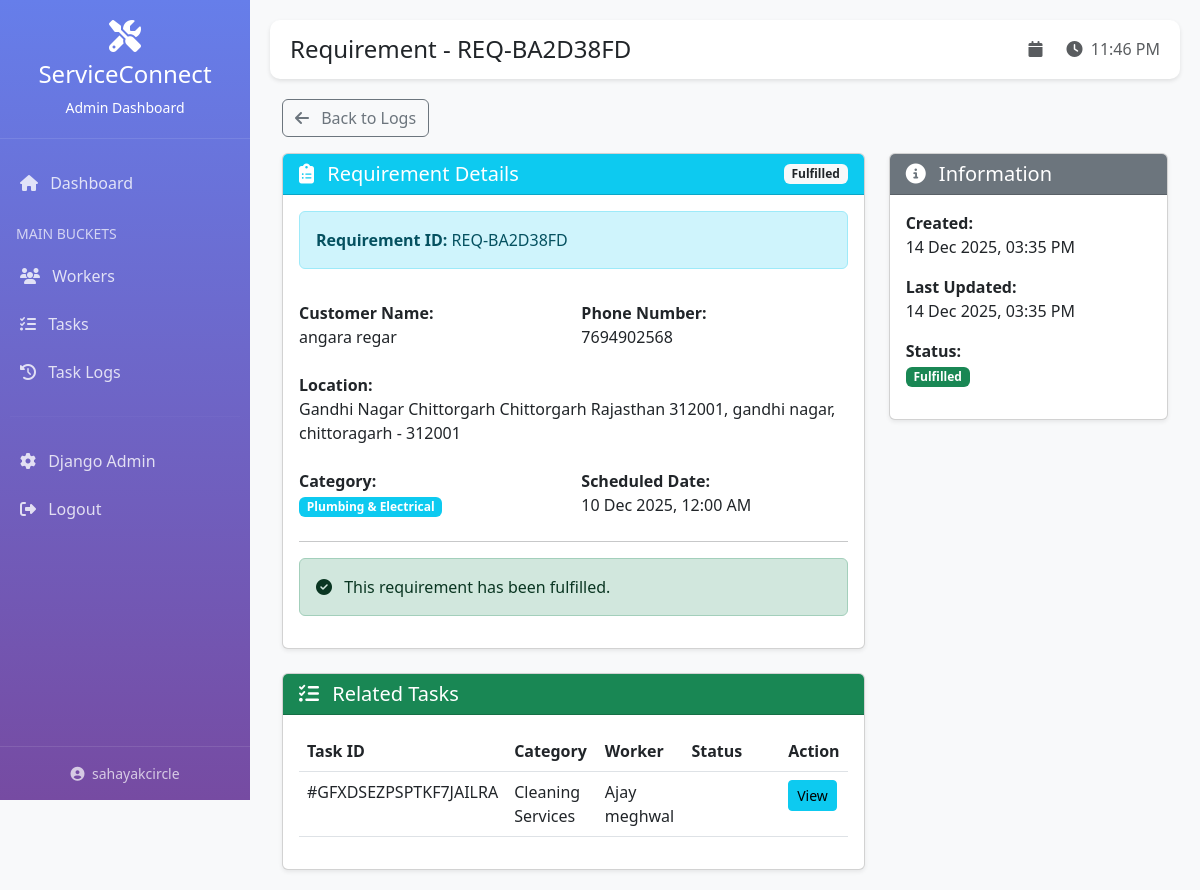
Page /dashboard/requirements/M1PVG23R76KY8J2/ (signed in) on the committed database.
### apps/requirements/models.py (models this page shows, shortened)
class Requirement(models.Model):
    id = models.CharField(
        primary_key=True,
        max_length=25,
        editable=False,
        unique=True
    )
    requirement_id = models.CharField(max_length=100, unique=True)
    name = models.CharField(max_length=200)
    number = models.CharField(max_length=15)
    location = models.TextField()
    category = models.ForeignKey(
        'categories.Category',
        on_delete=models.SET_NULL,
        null=True,
        related_name='requirements'
    )
    worker = models.ForeignKey(
        'workers.Worker',
        on_delete=models.SET_NULL,
        null=True,
        blank=True,
        related_name='requirements'
    )
    status = models.CharField(max_length=20, default='pending')
    scheduled_date = models.DateTimeField(blank=True, null=True)
    created_at = models.DateTimeField(auto_now_add=True)
    updated_at = models.DateTimeField(auto_now=True)

### apps/categories/models.py (models this page shows, shortened)
class Category(models.Model):
    id = models.CharField(
        primary_key=True,
        max_length=25,
        editable=False,
        unique=True
    )
    name = models.CharField(max_length=200)
    code = models.CharField(max_length=50, unique=True)
    category_type = models.CharField(
        max_length=20,
        choices=(('primary', 'Primary Category'), ('subcategory', 'Subcategory')),
        default='primary'
    )
    priority = models.IntegerField(default=0)
    parent = models.ForeignKey(
        'self',
        on_delete=models.CASCADE,
        null=True,
        blank=True,
        related_name='subcategories',
        limit_choices_to={'category_type': 'primary'}
    )
    created_at = models.DateTimeField(auto_now_add=True)
    updated_at = models.DateTimeField(auto_now=True)
    class Meta:
        db_table = 'categories'
        ordering = ['priority', 'name']

### apps/tasks/models.py (models this page shows, shortened)
class Task(models.Model):
    id = models.CharField(
        primary_key=True,
        max_length=25,
        editable=False,
        unique=True
    )
    STATUS_CHOICES = (
        ('pending', 'Pending'),
        ('scheduled', 'Scheduled'),
        ('active', 'Active'),
        ('completed', 'Completed'),
        ('cancelled', 'Cancelled'),
    )
    cust_name = models.CharField(max_length=200)
    cust_phone = models.CharField(max_length=15)
    cust_whatsapp = models.CharField(max_length=15, blank=True, null=True)
    cust_location = models.TextField()
    pincode = models.CharField(max_length=10)
    location = models.ForeignKey(
        Location,
        on_delete=models.SET_NULL,
        null=True,
        blank=True,
        related_name='tasks'
    )
    requirement = models.ForeignKey(
        Requirement,
        on_delete=models.SET_NULL,
        null=True,
        blank=True,
        related_name='tasks'
    )
    category = models.ForeignKey(
        Category,
        on_delete=models.SET_NULL,
        null=True,
        related_name='tasks'
    )
    subcategories = models.ManyToManyField(
        Category,
        blank=True,
        related_name='task_subcategories'
    )
    additional_info = models.TextField(blank=True, null=True)
    task_image = models.ImageField(upload_to='tasks/', blank=True, null=True)
    worker = models.ForeignKey(
        Worker,
        on_delete=models.SET_NULL,
        null=True,
        blank=True,
        related_name='assigned_tasks'
    )
    worker_name = models.CharField(max_length=200, blank=True, null=True)
    worker_phone = models.CharField(max_length=20, blank=True, null=True)
    worker_category = models.CharField(max_length=200, blank=True, null=True)
    schedule_date = models.DateTimeField(null=True, blank=True)
    day_service_done = models.DateField(null=True, blank=True)
    status = models.CharField(max_length=20, choices=STATUS_CHOICES, default='pending')
    payment_received_amt = models.DecimalField(max_digits=10, decimal_places=2, default=0)
    feedback = models.TextField(blank=True, null=True)
    rating = models.DecimalField(max_digits=3, decimal_places=2, null=True, blank=True)
    created_at = models.DateTimeField(auto_now_add=True)
    updated_at = models.DateTimeField(auto_now=True)
    class Meta:
        db_table = 'tasks'
        ordering = ['-created_at']

### apps/workers/models.py (models this page shows, shortened)
class Worker(models.Model):
    id = models.CharField(
        primary_key=True,
        max_length=25,     # safe for 20-char IDs
        editable=False,
        unique=True
    )
    VERIFICATION_STATUS = (
        ('verified', 'Verified'),
        ('rejected', 'Rejected'),
        ('under_review', 'Under Review'),
        ('pending', 'Pending'),
    )
    name = models.CharField(max_length=200)
    phone = models.CharField(max_length=15)
    whatsapp_no = models.CharField(max_length=15, blank=True, null=True)
    age = models.IntegerField(blank=True, null=True)
    aadhar_no = models.CharField(max_length=12, unique=True, blank=True, null=True)
    primary_category = models.ForeignKey(
        Category,
        on_delete=models.SET_NULL,
        null=True,
        related_name='primary_workers'
    )
    secondary_categories = models.ManyToManyField(
        Category,
        blank=True,
        related_name='secondary_workers'
    )
    location = models.ForeignKey(
        Location,
        on_delete=models.SET_NULL,
        null=True,
        blank=True
    )
    geo_location_link = models.URLField(blank=True, null=True)
    last_working_at = models.DateTimeField(blank=True, null=True)
    task_id_lst = models.TextField(blank=True, null=True)
    busy_dates = models.TextField(blank=True, null=True)
    ranking_score = models.DecimalField(max_digits=5, decimal_places=2, default=0)
    verification_status = models.CharField(
        max_length=20,
        choices=VERIFICATION_STATUS,
        default='pending'
    )
    aadhar_img_front = models.ImageField(upload_to='workers/aadhar/', blank=True, null=True)
    aadhar_img_back = models.ImageField(upload_to='workers/aadhar/', blank=True, null=True)
    selfie_img = models.ImageField(upload_to='workers/selfies/', blank=True, null=True)
    created_at = models.DateTimeField(auto_now_add=True)
    updated_at = models.DateTimeField(auto_now=True)
    class Meta:
        db_table = 'workers'
        ordering = ['-ranking_score', 'name']

### apps/dashboard/views.py (the view)
# urls.py: path('requirements/<str:pk>/', views.requirement_detail, name='requirement_detail'),
@login_required(login_url='dashboard:login')
def requirement_detail(request, pk):
    requirement = get_object_or_404(Requirement, pk=pk)
    related_tasks = Task.objects.filter(
        cust_name=requirement.name,
        cust_phone=requirement.number
    )
    context = {
        'requirement': requirement,
        'related_tasks': related_tasks,
    }
    return render(request, 'dashboard/requirement_detail.html', context)

### templates/dashboard/requirement_detail.html (shortened to what this page needs)
{% extends 'dashboard/base.html' %}
{% block page_title %}Requirement - {{ requirement.requirement_id }}{% endblock %}
{% block content %}
<div class="container-fluid">
    <div class="mb-3">
        <a href="{% url 'dashboard:task_log_history' %}" class="btn btn-outline-secondary">
            <i class="fas fa-arrow-left me-2"></i> Back to Logs
        </a>
    </div>
    <div class="row g-4">
        <div class="col-md-8">
            <div class="card shadow-sm">
                <div class="card-header bg-info text-white d-flex justify-content-between align-items-center">
                    <h5 class="mb-0"><i class="fas fa-clipboard-list me-2"></i> Requirement Details</h5>
                    <span class="badge bg-light text-dark">{{ requirement.status|title }}</span>
                </div>
                <div class="card-body">
                    <div class="row g-3">
                        <div class="col-md-12">
                            <div class="alert alert-info">
                                <strong>Requirement ID:</strong> {{ requirement.requirement_id }}
                            </div>
                        </div>
                        <div class="col-md-6">
                            <strong>Customer Name:</strong>
                            <p class="mb-2">{{ requirement.name }}</p>
                        </div>
                        <div class="col-md-6">
                            <strong>Phone Number:</strong>
                            <p class="mb-2">{{ requirement.number }}</p>
                        </div>
                        <div class="col-md-12">
                            <strong>Location:</strong>
                            <p class="mb-2">{{ requirement.location }}</p>
                        </div>
                        <div class="col-md-6">
                            <strong>Category:</strong>
                            <p class="mb-2">
                                {% if requirement.category %}
                                    <span class="badge bg-info">{{ requirement.category.name }}</span>
                                {% else %}
                                    N/A
                                {% endif %}
                            </p>
                        </div>
                        {% if requirement.scheduled_date %}
                        <div class="col-md-6">
                            <strong>Scheduled Date:</strong>
                            <p class="mb-2">{{ requirement.scheduled_date|date:"d M Y, h:i A" }}</p>
                        </div>
                        {% endif %}
                    </div>
                    <hr>
                    {% if requirement.status == 'pending' %}
                    <div class="alert alert-warning">
                        <i class="fas fa-exclamation-triangle me-2"></i>
                        This requirement is pending. Create a task to proceed.
                    </div>
                    <a href="{% url 'dashboard:task_create_from_requirement' requirement.id %}" class="btn btn-success">
                        <i class="fas fa-plus-circle me-2"></i> Create Task from Requirement
                    </a>
                    {% else %}
                    <div class="alert alert-success">
                        <i class="fas fa-check-circle me-2"></i>
                        This requirement has been fulfilled.
                    </div>
                    {% endif %}
                </div>
            </div>
            {% if related_tasks %}
            <div class="card shadow-sm mt-4">
                <div class="card-header bg-success text-white">
                    <h5 class="mb-0"><i class="fas fa-tasks me-2"></i> Related Tasks</h5>
                </div>
                <div class="card-body">
                    <div class="table-responsive">
                        <table class="table table-hover">
                            <thead>
                                <tr>
                                    <th>Task ID</th>
                                    <th>Category</th>
                                    <th>Worker</th>
                                    <th>Status</th>
                                    <th>Action</th>
                                </tr>
                            </thead>
                            <tbody>
                                {% for task in related_tasks %}
                                <tr>
                                    <td>#{{ task.id }}</td>
                                    <td>{{ task.category.name }}</td>
                                    <td>
                                        {% if task.worker %}
                                            {{ task.worker.name }}
                                        {% else %}
                                            <em>Unassigned</em>
                                        {% endif %}
                                    </td>
                                    <td>
                                        <span class="badge bg-{{ task.status }}">
                                        </span>
                                    </td>
                                    <td>
                                        <a href="{% url 'dashboard:task_detail' task.id %}" class="btn btn-sm btn-info">
                                            View
                                        </a>
                                    </td>
                                </tr>
                                {% endfor %}
                            </tbody>
                        </table>
                    </div>
                </div>
            </div>
            {% endif %}
        </div>
        <div class="col-md-4">
            <div class="card shadow-sm">
                <div class="card-header bg-secondary text-white">
                    <h5 class="mb-0"><i class="fas fa-info-circle me-2"></i> Information</h5>
                </div>
                <div class="card-body">
                    <p><strong>Created:</strong><br>{{ requirement.created_at|date:"d M Y, h:i A" }}</p>
                    <p><strong>Last Updated:</strong><br>{{ requirement.updated_at|date:"d M Y, h:i A" }}</p>
                    <p><strong>Status:</strong><br>
                        <span class="badge bg-{% if requirement.status == 'fulfilled' %}success{% elif requirement.status == 'pending' %}warning{% else %}info{% endif %}">
                            {{ requirement.status|title }}
                        </span>
                    </p>
                </div>
            </div>
        </div>
    </div>
</div>
{% endblock %}

### templates/dashboard/base.html (shortened to what this page needs)
<!DOCTYPE html>
<html lang="en">
<head>
    <link href="https://cdn.jsdelivr.net/npm/bootstrap@5.3.0/dist/css/bootstrap.min.css" rel="stylesheet">
    <link rel="stylesheet" href="https://cdnjs.cloudflare.com/ajax/libs/font-awesome/6.4.0/css/all.min.css">
</head>
<body>
    <div class="sidebar">
        <div class="sidebar-header text-center">
            <i class="fas fa-tools fa-2x mb-2"></i>
            <h4>ServiceConnect</h4>
            <p class="mb-0 small">Admin Dashboard</p>
        </div>
        <div class="sidebar-menu">
            <a href="{% url 'dashboard:home' %}" class="{% if request.resolver_match.url_name == 'home' %}active{% endif %}">
                <i class="fas fa-home me-2"></i> Dashboard
            </a>
            <div class="px-3 pt-3 pb-2 text-uppercase small" style="opacity: 0.7;">
                Main Buckets
            </div>
            <a href="{% url 'dashboard:worker_list' %}" class="{% if 'worker' in request.resolver_match.url_name %}active{% endif %}">
                <i class="fas fa-users me-2"></i> Workers
            </a>
            <a href="{% url 'dashboard:task_list' %}" class="{% if 'task' in request.resolver_match.url_name %}active{% endif %}">
                <i class="fas fa-tasks me-2"></i> Tasks
            </a>
            <a href="{% url 'dashboard:task_log_history' %}" class="{% if 'log' in request.resolver_match.url_name %}active{% endif %}">
                <i class="fas fa-history me-2"></i> Task Logs
            </a>
            <hr style="border-color: rgba(255,255,255,0.1); margin: 20px 10px;">
            <a href="/{{ ADMIN_URL }}" target="_blank">
                <i class="fas fa-cog me-2"></i> Django Admin
            </a>
            <a href="{% url 'dashboard:logout' %}">
                <i class="fas fa-sign-out-alt me-2"></i> Logout
            </a>
        </div>
        <div class="px-3 py-3 border-top" style="border-color: rgba(255,255,255,0.1) !important; position: absolute; bottom: 0; width: 100%;">
            <small class="d-block text-center" style="opacity: 0.7;">
                <i class="fas fa-user-circle me-1"></i> {{ user.username }}
            </small>
        </div>
    </div>
    <div class="main-content">
        <div class="top-bar">
            <div>
                <h4 class="mb-0">{% block page_title %}Dashboard{% endblock %}</h4>
            </div>
            <div>
                <span class="text-muted me-3">
                    <i class="fas fa-calendar me-1"></i> {{ today|date:"d M Y" }}
                </span>
                <span class="text-muted">
                    <i class="fas fa-clock me-1"></i> <span id="current-time"></span>
                </span>
            </div>
        </div>
        {% block content %}{% endblock %}
    </div>
</body>
</html>

### rows in the picture
Requirement: requirement_id "REQ-BA2D38FD", status "Fulfilled", name "angara regar", number "7694902568", location "Gandhi Nagar Chittorgarh Chittorgarh Rajasthan 312001, gandhi nagar, chittoragarh - 312001", category.name "Plumbing & Electrical", scheduled_date "10 Dec 2025, 12:00 AM", created_at "14 Dec 2025, 03:35 PM", updated_at "14 Dec 2025, 03:35 PM"
Task: id "GFXDSEZPSPTKF7JAILRA", category.name "Cleaning Services", worker.name "Ajay meghwal"

### other values in the picture
{{ user.username }} "sahayakcircle"
